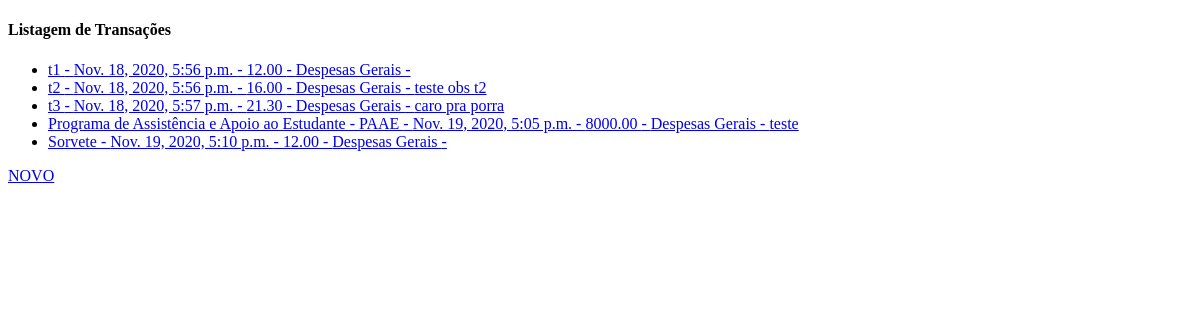
The app's page /, older data.
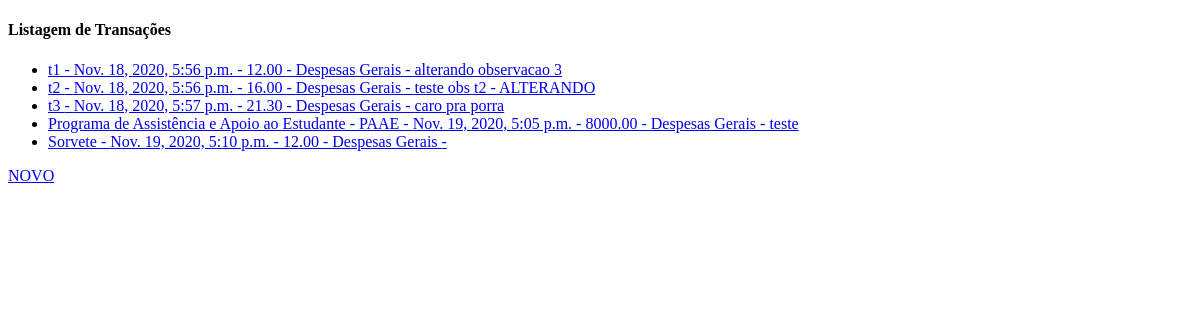
The same page, newer data.
### contas/models.py (models this page shows, shortened)
class Transacao(models.Model):
    data = models.DateTimeField(auto_now_add=True)
    descricao = models.CharField(max_length=200)
    valor = models.DecimalField(max_digits=7, decimal_places=2)
    categoria = models.ForeignKey(Categoria, on_delete=models.CASCADE)
    observacoes = models.TextField(null=True, blank=True)
    class Meta:
        verbose_name = 'Transação'
        verbose_name_plural = 'Transações'

class Categoria(models.Model):
    nome = models.CharField(max_length=100)
    dt_criacao = models.DateTimeField(auto_now_add=True)
    class Meta:
        verbose_name = 'Categoria'
        verbose_name_plural = 'Categorias'
    def __str__(self):
        return self.nome

### contas/views.py (the view)
# urls.py: path('', listagem, name = 'url_listagem'),
def listagem(request):
    data = {}
    data['transacoes'] = Transacao.objects.all()
    return render(request, 'contas/listagem.html', data)

### contas/templates/contas/listagem.html (shortened to what this page needs)
<!doctype html>
<html lang="en">
<head>
</head>
<body>
<h4>Listagem de Transações</h4>
    <ul>
    {% for tran in transacoes %}
        <li>
            <a href="{% url 'url_update' tran.id %}">{{ tran.descricao }} - {{ tran.data }} - {{ tran.valor }} - {{ tran.categoria }} - {{ tran.observacoes }}</a>
        </li>
    {% endfor %}
    </ul>
    <a href="{% url 'url_nova' %}">NOVO</a>
</body>
</html>

Row changes from the older to the newer data that the page shows:
changed Transacao: observacoes (not shown) → "alterando observacao 3"
changed Transacao: observacoes "teste obs t2" → "teste obs t2 - ALTERANDO"
